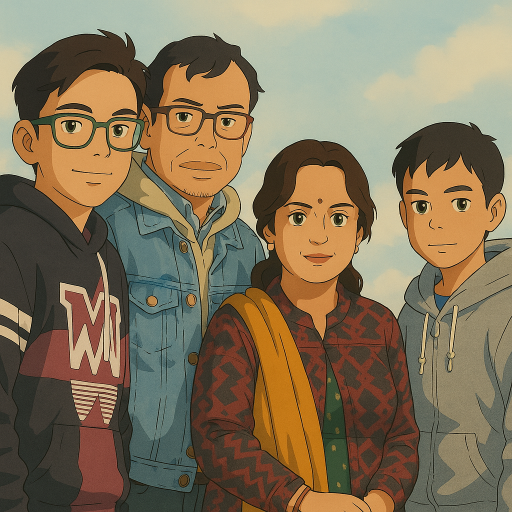
#> input picture Family.png, 1024 x 1024 px (shown at 1/2 size)
$ python modulation.py
#> lines starting #> are read from the running program, lines starting #| are printed output that depends on the picture
from PIL import Image, UnidentifiedImageError
import os
import numpy as np

class ImageProcessing:
    img_width = 2048
    img_height = 2048

    def __init__(self, image_path):
        self.image_path = image_path
        try:
            self.image = Image.open(image_path)
        except FileNotFoundError:
            raise
        except UnidentifiedImageError:
            raise

        if self.image.mode != 'RGB':
            self.image = self.image.convert('RGB')

        self.pixels = self.image.load()
        self.width, self.height = self.image.size

    def resize_image(self):
        self.image = self.image.resize((self.img_width, self.img_height))
        self.pixels = self.image.load()
        self.width, self.height = self.image.size

    def save_image(self, output_path):
        os.makedirs(os.path.dirname(output_path) or '.', exist_ok=True)
        self.image.save(output_path)


class MessageEncoder:
    def __init__(self, message):
        self.message = message
        self.binary_message = self.to_binary()
        self.msg_length = len(self.binary_message)

    def to_binary(self):
        return [int(bit) for byte in self.message.encode('utf-8') for bit in format(byte, '08b')]


class MessageEmbedder:
    def __init__(self, pixelAccess, binary_message, width, height, key):
        self.pixels = pixelAccess
        self.binary_message = binary_message
        self.width = width
        self.height = height
        self.key = key
        self.embedding_map = []
        self.map_generated = False

    def map_generation(self):
        map_size = self.width * self.height * 3
        np.random.seed(self.key)
        lst = np.random.randint(0, 2, map_size)
        self.embedding_map = np.array(lst).reshape(-1, 3)
        self.map_generated = True
        return int(np.sum(lst))  # total embedding capacity

    def embedMessage(self):
        if not self.map_generated:
            raise RuntimeError("Call map_generation() before embedding.")

        total_positions = int(np.sum(self.embedding_map))
        if len(self.binary_message) < total_positions:
            self.binary_message = list(self.binary_message) + [0] * (total_positions - len(self.binary_message))

        msg_pointer = 0

        for i in range(self.height):
            for j in range(self.width):
                pixel = list(self.pixels[j, i])
                pixel_idx = i * self.width + j

                for channel in range(3):
                    if self.embedding_map[pixel_idx][channel] == 1:
                        if msg_pointer < len(self.binary_message):
                            pixel[channel] = (pixel[channel] & 0xFE) | self.binary_message[msg_pointer]
                            msg_pointer += 1
                self.pixels[j, i] = tuple(pixel)

        return msg_pointer


class SteganographyPipeline:
    def __init__(self, image_path, message, key, output_path='output/embedded_image.png'):
        self.image_path = image_path
        self.message = message
        self.key = key
        self.output_path = output_path

    def encode(self):
        image_processor = ImageProcessing(self.image_path)
#> in __init__, self.image is the input picture: PIL image 1024x1024 RGB; mean R, G, B 131.8, 115.7, 89
        image_processor.resize_image()
#> in resize_image, `self.image = self.image.resize((self.img_width, self.img_height))`:
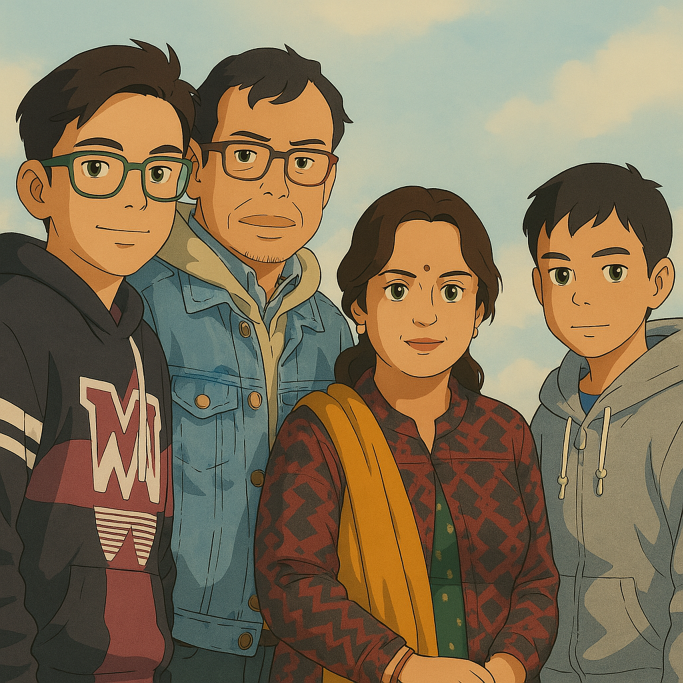
#> self.image: PIL image 2048x2048 RGB (shown at 1/3 size); mean R, G, B 131.8, 115.7, 89.1

        encoder = MessageEncoder(self.message)
        embedder = MessageEmbedder(
            image_processor.pixels,
            encoder.binary_message,
            image_processor.width,
            image_processor.height,
            self.key
        )

        capacity = embedder.map_generation()
#> capacity = 6291093
        bits_embedded = embedder.embedMessage()
#> bits_embedded = 6291093
        image_processor.save_image(self.output_path)

        return {
            'bits_embedded': bits_embedded,
            'message_length': encoder.msg_length,
            'capacity': capacity,
            'output_path': self.output_path
        }


if __name__ == "__main__":
    import argparse
    parser = argparse.ArgumentParser(description="Embed a message into an image using LSB steganography")
    parser.add_argument("--input", "-i", default="Family.png", help="Input image path")
    parser.add_argument("--output", "-o", default="output/embedded_image.png", help="Output image path")
    parser.add_argument("--message", "-m", default="This is a secret message!", help="Message to embed")
    parser.add_argument("--key", "-k", type=int, default=42, help="Random seed/key for embedding map")
    args = parser.parse_args()

    pipeline = SteganographyPipeline(args.input, args.message, args.key, args.output)
    result = pipeline.encode()

    print(f"✅ Embedding successful!")
    print(f"Bits embedded: {result['bits_embedded']}")
#| Bits embedded: 6291093
    print(f"Message length: {result['message_length']}")
#| Message length: 200
    print(f"Capacity: {result['capacity']}")
#| Capacity: 6291093
    print(f"Saved to: {result['output_path']}")
#| Saved to: output/embedded_image.png
